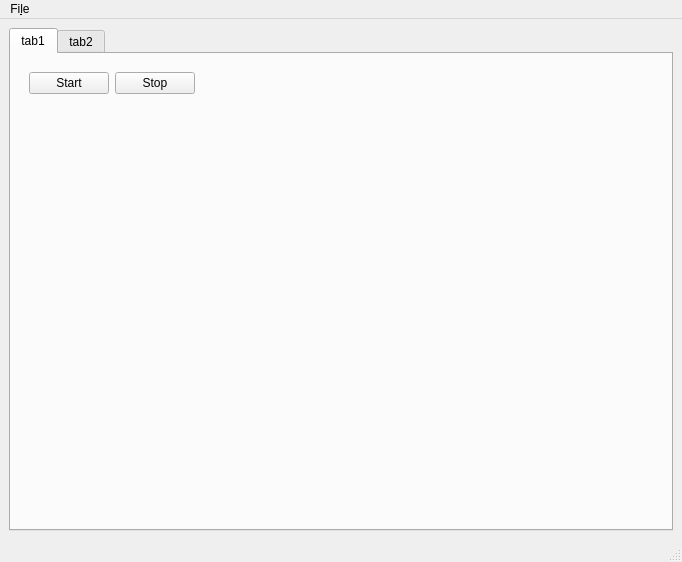
<?xml version="1.0" encoding="UTF-8"?>
<ui version="4.0">
 <class>MainWindow</class>
 <widget class="QMainWindow" name="MainWindow">
  <property name="geometry">
   <rect>
    <x>0</x>
    <y>0</y>
    <width>682</width>
    <height>562</height>
   </rect>
  </property>
  <property name="windowTitle">
   <string>MainWindow</string>
  </property>
  <widget class="QWidget" name="centralwidget">
   <layout class="QVBoxLayout" name="verticalLayout">
    <item>
     <widget class="QTabWidget" name="mainTabWidget">
      <property name="currentIndex">
       <number>0</number>
      </property>
      <widget class="QWidget" name="Tab1">
       <attribute name="title">
        <string>tab1</string>
       </attribute>
       <layout class="QVBoxLayout" name="verticalLayout_2">
        <item>
         <widget class="QWidget" name="widget" native="true">
          <layout class="QHBoxLayout" name="horizontalLayout">
           <item>
            <widget class="QPushButton" name="startPushButton">
             <property name="enabled">
              <bool>true</bool>
             </property>
             <property name="text">
              <string>Start</string>
             </property>
            </widget>
           </item>
           <item>
            <widget class="QPushButton" name="stopPushButton">
             <property name="text">
              <string>Stop</string>
             </property>
            </widget>
           </item>
           <item>
            <spacer name="horizontalSpacer_2">
             <property name="orientation">
              <enum>Qt::Horizontal</enum>
             </property>
             <property name="sizeType">
              <enum>QSizePolicy::Fixed</enum>
             </property>
             <property name="sizeHint" stdset="0">
              <size>
               <width>40</width>
               <height>20</height>
              </size>
             </property>
            </spacer>
           </item>
           <item>
            <widget class="QLabel" name="countLabel">
             <property name="text">
              <string>&lt;count&gt;</string>
             </property>
            </widget>
           </item>
           <item>
            <spacer name="horizontalSpacer">
             <property name="orientation">
              <enum>Qt::Horizontal</enum>
             </property>
             <property name="sizeHint" stdset="0">
              <size>
               <width>545</width>
               <height>20</height>
              </size>
             </property>
            </spacer>
           </item>
          </layout>
         </widget>
        </item>
        <item>
         <spacer name="verticalSpacer">
          <property name="orientation">
           <enum>Qt::Vertical</enum>
          </property>
          <property name="sizeHint" stdset="0">
           <size>
            <width>20</width>
            <height>395</height>
           </size>
          </property>
         </spacer>
        </item>
       </layout>
      </widget>
      <widget class="QWidget" name="Tab2">
       <attribute name="title">
        <string>tab2</string>
       </attribute>
      </widget>
     </widget>
    </item>
   </layout>
  </widget>
  <widget class="QMenuBar" name="menubar">
   <property name="geometry">
    <rect>
     <x>0</x>
     <y>0</y>
     <width>682</width>
     <height>30</height>
    </rect>
   </property>
   <widget class="QMenu" name="menuFile">
    <property name="title">
     <string>Fi&amp;le</string>
    </property>
    <addaction name="actionSave"/>
    <addaction name="actionLoad"/>
   </widget>
   <addaction name="menuFile"/>
  </widget>
  <widget class="QStatusBar" name="statusbar"/>
  <action name="actionSave">
   <property name="text">
    <string>&amp;Save</string>
   </property>
  </action>
  <action name="actionLoad">
   <property name="text">
    <string>&amp;Load</string>
   </property>
  </action>
 </widget>
 <resources/>
 <connections/>
</ui>
